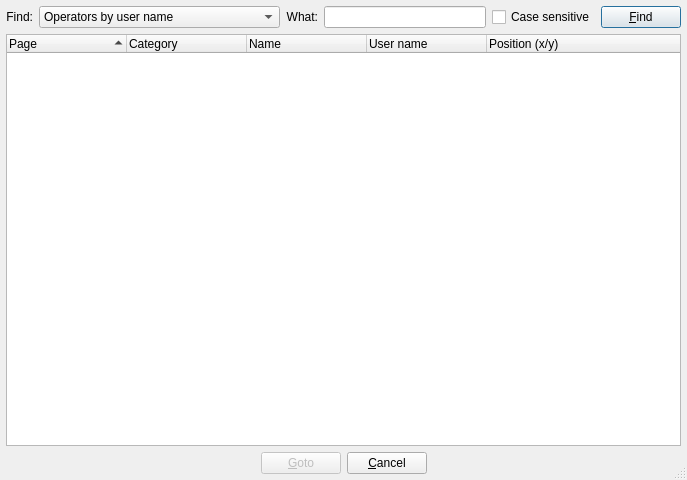
<?xml version="1.0" encoding="UTF-8"?>
<ui version="4.0">
 <class>FindOpDlg</class>
 <widget class="QDialog" name="FindOpDlg">
  <property name="windowModality">
   <enum>Qt::NonModal</enum>
  </property>
  <property name="geometry">
   <rect>
    <x>0</x>
    <y>0</y>
    <width>687</width>
    <height>480</height>
   </rect>
  </property>
  <property name="windowTitle">
   <string>Find operators</string>
  </property>
  <property name="sizeGripEnabled">
   <bool>true</bool>
  </property>
  <layout class="QVBoxLayout" name="verticalLayout">
   <property name="margin">
    <number>6</number>
   </property>
   <item>
    <layout class="QGridLayout" name="gridLayout">
     <item row="0" column="2">
      <widget class="QLabel" name="label_2">
       <property name="text">
        <string>What:</string>
       </property>
       <property name="alignment">
        <set>Qt::AlignRight|Qt::AlignTrailing|Qt::AlignVCenter</set>
       </property>
      </widget>
     </item>
     <item row="0" column="0">
      <widget class="QLabel" name="label">
       <property name="text">
        <string>Find:</string>
       </property>
       <property name="alignment">
        <set>Qt::AlignRight|Qt::AlignTrailing|Qt::AlignVCenter</set>
       </property>
      </widget>
     </item>
     <item row="0" column="1">
      <widget class="QComboBox" name="m_modeCb">
       <property name="sizeAdjustPolicy">
        <enum>QComboBox::AdjustToContentsOnFirstShow</enum>
       </property>
       <item>
        <property name="text">
         <string>Operators by user name</string>
        </property>
       </item>
       <item>
        <property name="text">
         <string>Operators by name</string>
        </property>
       </item>
       <item>
        <property name="text">
         <string>Operators by category</string>
        </property>
       </item>
       <item>
        <property name="text">
         <string>Operators by type (&quot;category :: name&quot;)</string>
        </property>
       </item>
       <item>
        <property name="text">
         <string>References to operator with user name</string>
        </property>
       </item>
      </widget>
     </item>
     <item row="0" column="3">
      <widget class="QLineEdit" name="m_whatEdit"/>
     </item>
     <item row="0" column="5">
      <widget class="QPushButton" name="m_findBtn">
       <property name="text">
        <string>&amp;Find</string>
       </property>
       <property name="default">
        <bool>true</bool>
       </property>
      </widget>
     </item>
     <item row="0" column="4">
      <widget class="QCheckBox" name="m_caseSensitiveCb">
       <property name="text">
        <string>Case sensitive</string>
       </property>
      </widget>
     </item>
    </layout>
   </item>
   <item>
    <widget class="QTreeWidget" name="m_opTree">
     <property name="rootIsDecorated">
      <bool>false</bool>
     </property>
     <property name="sortingEnabled">
      <bool>true</bool>
     </property>
     <attribute name="headerDefaultSectionSize">
      <number>120</number>
     </attribute>
     <column>
      <property name="text">
       <string>Page</string>
      </property>
     </column>
     <column>
      <property name="text">
       <string>Category</string>
      </property>
     </column>
     <column>
      <property name="text">
       <string>Name</string>
      </property>
     </column>
     <column>
      <property name="text">
       <string>User name</string>
      </property>
     </column>
     <column>
      <property name="text">
       <string>Position (x/y)</string>
      </property>
     </column>
    </widget>
   </item>
   <item>
    <layout class="QHBoxLayout" name="horizontalLayout">
     <item>
      <spacer name="horizontalSpacer">
       <property name="orientation">
        <enum>Qt::Horizontal</enum>
       </property>
       <property name="sizeHint" stdset="0">
        <size>
         <width>40</width>
         <height>20</height>
        </size>
       </property>
      </spacer>
     </item>
     <item>
      <widget class="QPushButton" name="m_gotoBtn">
       <property name="enabled">
        <bool>false</bool>
       </property>
       <property name="text">
        <string>&amp;Goto</string>
       </property>
       <property name="default">
        <bool>false</bool>
       </property>
      </widget>
     </item>
     <item>
      <widget class="QPushButton" name="m_cancelBtn">
       <property name="text">
        <string>&amp;Cancel</string>
       </property>
      </widget>
     </item>
     <item>
      <spacer name="horizontalSpacer_2">
       <property name="orientation">
        <enum>Qt::Horizontal</enum>
       </property>
       <property name="sizeHint" stdset="0">
        <size>
         <width>40</width>
         <height>20</height>
        </size>
       </property>
      </spacer>
     </item>
    </layout>
   </item>
  </layout>
 </widget>
 <tabstops>
  <tabstop>m_whatEdit</tabstop>
  <tabstop>m_caseSensitiveCb</tabstop>
  <tabstop>m_findBtn</tabstop>
  <tabstop>m_opTree</tabstop>
  <tabstop>m_gotoBtn</tabstop>
  <tabstop>m_cancelBtn</tabstop>
  <tabstop>m_modeCb</tabstop>
 </tabstops>
 <resources/>
 <connections/>
</ui>
